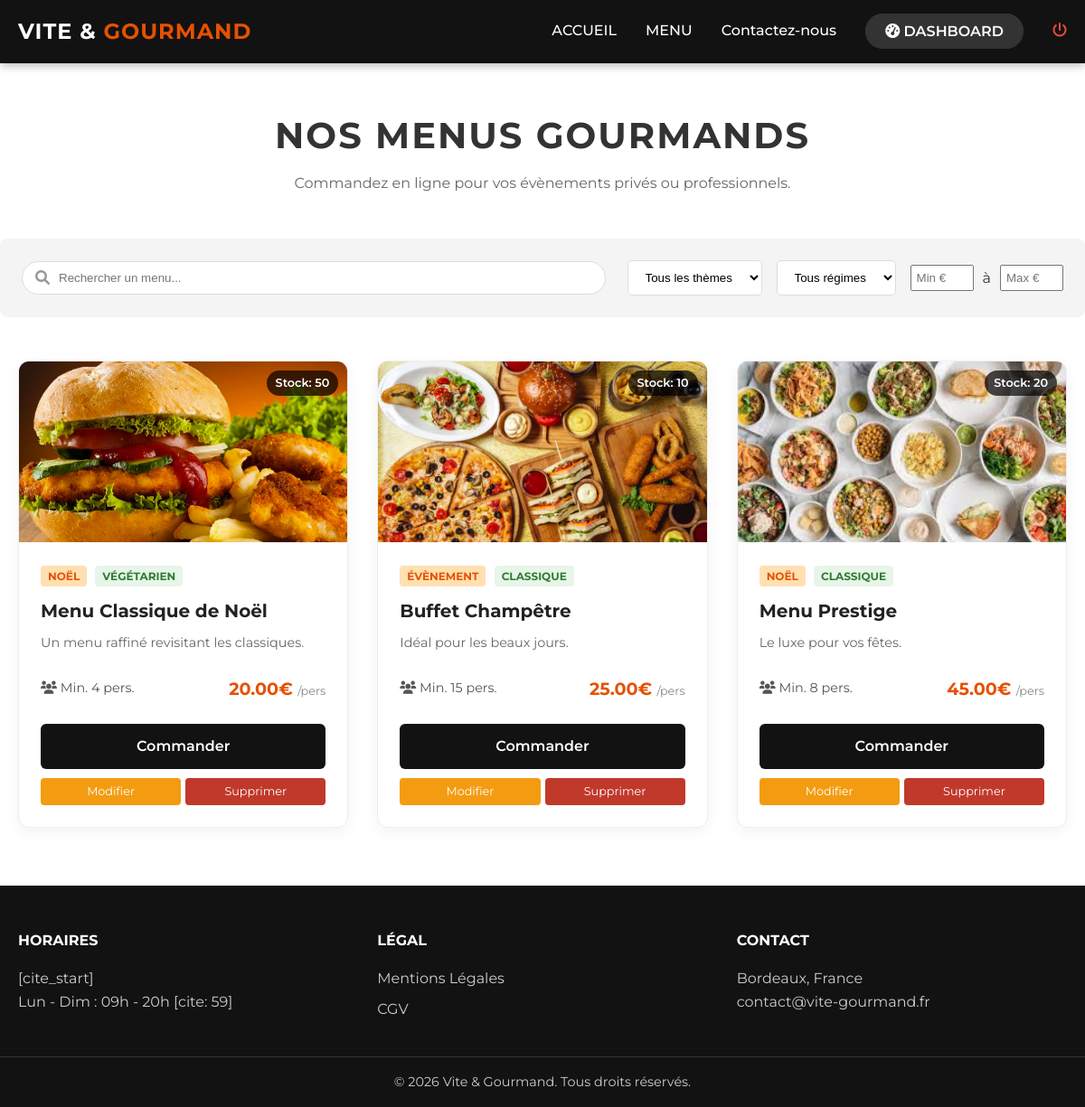
Page /app/menu.php (signed in) on the committed database.
### tables this page shows
CREATE TABLE menus (
    id INT AUTO_INCREMENT PRIMARY KEY,
    titre VARCHAR(100) NOT NULL,
    description TEXT,
    prix DECIMAL(10,2) NOT NULL,
    min_pers INT DEFAULT 4,
    stock INT DEFAULT 0,
    theme VARCHAR(50),  
    regime VARCHAR(50),  
    photo VARCHAR(255),
    delai_commande VARCHAR(100) DEFAULT '48h à l''avance',
    est_visible BOOLEAN DEFAULT TRUE
);

### app/classes/Database.php (called while the page is built)
<?php
class Database {
    private $host = 'db';
    private $dbname = 'vite_gourmand';
    private $username = 'root';
    private $password = 'root';
    public $pdo;
    public function __construct() {
        try {
            $this->pdo = new PDO("mysql:host={$this->host};dbname={$this->dbname};charset=utf8mb4", $this->username, $this->password);
            $this->pdo->setAttribute(PDO::ATTR_ERRMODE, PDO::ERRMODE_EXCEPTION);
            $this->pdo->setAttribute(PDO::ATTR_DEFAULT_FETCH_MODE, PDO::FETCH_ASSOC);
        } catch (PDOException $e) {
            die("Erreur de connexion : " . $e->getMessage());
        }
    }
    public function getPdo() {
        return $this->pdo;
    }
}

### app/config/init.php (called while the page is built, shortened)
<?php
$db = new Database();
?>

### app/classes/MenuManager.php (called while the page is built, shortened)
<?php
class MenuManager {
    private $db;
    public function __construct(Database $db) {
        $this->db = $db->getPdo();
    }
    public function getAllMenus() {
        return $this->db->query("SELECT * FROM menus WHERE est_visible = 1 ORDER BY prix ASC")->fetchAll();
    }
}

### app/menu.php (the view, shortened to what this page needs)
<?php
    require 'config/init.php';
    include 'header.php';
    $menuManager = new MenuManager($db);
    $menus = $menuManager->getAllMenus();
?>
<main class="menu-page">
    <div class="conteneur page-header">
        <h1>Nos Menus Gourmands</h1>
        <p>Commandez en ligne pour vos évènements privés ou professionnels.</p>
    </div>
    <section class="filters conteneur">
        <form id="filter-form" onsubmit="return false;">
            <div class="search-box">
                <i class="fas fa-search"></i>
                <input type="text" id="search" placeholder="Rechercher un menu...">
            </div>
            <div class="filter-options">
                <select id="filter-theme">
                    <option value="">Tous les thèmes</option>
                </select>
                <select id="filter-regime">
                    <option value="">Tous régimes</option>
                </select>
                <div class="price-range" style="display:flex; gap:10px; align-items:center;">
                    <input type="number" id="price-min" placeholder="Min €" style="width: 70px; padding: 5px;">
                    <span>à</span>
                    <input type="number" id="price-max" placeholder="Max €" style="width: 70px; padding: 5px;">
                </div>
            </div>
        </form>
    </section>
    <section class="conteneur menu-grid">
        <?php if(count($menus) > 0): ?>
            <?php foreach($menus as $menu): ?>
                <article class="menu-card"
                         data-theme="<?php echo htmlspecialchars($menu['theme']); ?>"
                         data-price="<?php echo htmlspecialchars($menu['prix']); ?>"
                         data-regime="<?php echo htmlspecialchars($menu['regime']); ?>"
                         data-title="<?php echo strtolower(htmlspecialchars($menu['titre'])); ?>">
                    <div class="card-img-wrapper">
                        <img src="<?php echo htmlspecialchars($menu['photo']); ?>" alt="<?php echo htmlspecialchars($menu['titre']); ?>">
                        <span class="badge-stock">Stock: <?php echo htmlspecialchars($menu['stock']); ?></span>
                    </div>
                    <div class="card-content">
                        <div class="card-top-info">
                            <span class="tag theme"><?php echo htmlspecialchars($menu['theme']); ?></span>
                            <span class="tag regime"><?php echo htmlspecialchars($menu['regime']); ?></span>
                        </div>
                        <h3><?php echo htmlspecialchars($menu['titre']); ?></h3>
                        <p class="description"><?php echo htmlspecialchars($menu['description']); ?></p>
                        <div class="card-details">
                            <div class="detail-item">
                                <i class="fas fa-users"></i>
                                <span>Min. <?php echo htmlspecialchars($menu['min_pers']); ?> pers.</span>
                            </div>
                            <div class="price">
                                <?php echo htmlspecialchars($menu['prix']); ?>€ <small>/pers</small>
                            </div>
                        </div>
<a href="detail-menu.php?id=<?php echo $menu['id']; ?>" class="btn-card">Commander</a>
<?php if(isset($_SESSION['role']) && ($_SESSION['role'] == 'admin' || $_SESSION['role'] == 'employe')): ?>
    <div class="admin-actions" style="margin-top: 10px; display: flex; gap: 5px;">
        <a href="admin-menu-form.php?id=<?php echo $menu['id']; ?>" class="btn-small" style="background:#f39c12; color:white; flex:1; text-align:center;">Modifier</a>
        <a href="admin-menu-delete.php?id=<?php echo $menu['id']; ?>" class="btn-small" style="background:#c0392b; color:white; flex:1; text-align:center;" onclick="return confirm('Supprimer ce menu ?');">Supprimer</a>
    </div>
<?php endif; ?>                    </div>
                </article>
            <?php endforeach; ?>
        <?php else: ?>
            <p style="text-align:center; width:100%;">Aucun menu disponible pour le moment.</p>
        <?php endif; ?>
    </section>
</main>
<?php include 'footer.php'; ?>

### app/header.php (shortened to what this page needs)
<!DOCTYPE html>
<html lang="fr">
<head>
    <link rel="stylesheet" href="https://cdnjs.cloudflare.com/ajax/libs/font-awesome/6.0.0/css/all.min.css">
    <link rel="stylesheet" href="style.css">
</head>
<body>
    <header class="en-tete-principal">
        <nav class="barre-nav conteneur">
            <div class="logo">VITE & <span class="text-orange">GOURMAND</span></div>
            <ul class="liens-nav">
    <li><a href="index.php" class="element-nav <?php echo ($nav === 'accueil') ? 'active' : ''; ?>">ACCUEIL</a></li>
    <li><a href="menu.php" class="element-nav <?php echo ($nav === 'menu') ? 'active' : ''; ?>">MENU</a></li>
    <li><a href="contact.php" class="element-nav <?php echo ($nav === 'contact') ? 'active' : ''; ?>">Contactez-nous</a></li>
    <?php if (isset($_SESSION['user_id'])): ?>
        <?php if (isset($_SESSION['role']) && ($_SESSION['role'] === 'admin' || $_SESSION['role'] === 'employe')): ?>
            <li>
                <a href="admin-dashboard.php" class="btn-login" style="background-color: #333; border-color: #333; color: white;">
                    <i class="fas fa-tachometer-alt"></i> DASHBOARD
                </a>
            </li>
        <?php endif; ?>
        <li>
            <a href="logout.php" class="element-nav" title="Se déconnecter" style="color: #e74c3c;">
                <i class="fas fa-power-off"></i>
            </a>
        </li>
    <?php else: ?>
        <li><a href="login.php" class="btn-login">CONNEXION</a></li>
    <?php endif; ?>
</ul>
        </nav>
    </header>

### app/footer.php (shortened to what this page needs)
<footer class="pied-de-page">
        <div class="conteneur grille-pied-page">
            <div class="colonne-pied-page">
                <h4>Horaires</h4>
                [cite_start]<p>Lun - Dim : 09h - 20h [cite: 59]</p>
            </div>
            <div class="colonne-pied-page">
                <h4>Légal</h4>
                <ul>
                    <li><a href="mentions.php">Mentions Légales</a></li>
                    <li><a href="cgv.php">CGV</a></li> </ul>
            </div>
            <div class="colonne-pied-page">
                <h4>Contact</h4>
                <p>Bordeaux, France</p>
                <p>contact@vite-gourmand.fr</p>
            </div>
        </div>
        <div class="bas-pied-page">
            <p>&copy; <?php echo date("Y"); ?> Vite & Gourmand. Tous droits réservés.</p>
        </div>
    </footer>
</body>
</html>

### app/style.css (style rules this page uses)
:root { --primary: #E65100; --primary-hover: #ff6d00; --dark: #121212; --light: #F9F9F9; --white: #ffffff; --shadow: 0 4px 6px rgba(0, 0, 0, 0.1); --transition: all 0.3s ease; }
* { box-sizing: border-box; margin: 0; padding: 0; }
body { font-family: 'Montserrat', sans-serif; background-color: var(--white); color: #333; line-height: 1.6; }
a { text-decoration: none; color: inherit; transition: var(--transition); }
ul { list-style: none; }
.conteneur { max-width: 1200px; margin: 0 auto; padding: 0 20px; }
.text-orange { color: var(--primary); }
.en-tete-principal { background-color: var(--dark); color: var(--white); padding: 1rem 0; position: sticky; top: 0; z-index: 1000; box-shadow: 0 2px 10px rgba(0,0,0,0.3); }
.barre-nav { display: flex; justify-content: space-between; align-items: center; }
.logo { font-size: 1.5rem; font-weight: 700; letter-spacing: 1px; }
.liens-nav { display: flex; gap: 2rem; align-items: center; }
.element-nav { font-weight: 500; position: relative; }
.element-nav::after { content: ''; display: block; width: 0; height: 2px; background: var(--primary); transition: width 0.3s; }
.btn-login { background-color: transparent; border: 2px solid var(--primary); padding: 8px 20px; border-radius: 50px; color: var(--primary); font-weight: 600; }
.pied-de-page { background-color: var(--dark); color: #ccc; padding: 3rem 0 1rem; }
.grille-pied-page { display: grid; grid-template-columns: repeat(auto-fit, minmax(200px, 1fr)); gap: 2rem; margin-bottom: 2rem; }
.colonne-pied-page h4 { color: var(--white); margin-bottom: 1rem; text-transform: uppercase; }
.colonne-pied-page ul li { margin-bottom: 0.5rem; }
.bas-pied-page { text-align: center; border-top: 1px solid #333; padding-top: 1rem; font-size: 0.9rem; }
.page-header { text-align: center; margin: 3rem 0; }
.page-header h1 { font-size: 2.5rem; margin-bottom: 0.5rem; text-transform: uppercase; letter-spacing: 2px; }
.page-header p { color: #666; }
.filters { background: #f4f4f4; padding: 1.5rem; border-radius: 8px; margin-bottom: 3rem; }
#filter-form { display: flex; flex-wrap: wrap; gap: 1.5rem; align-items: center; justify-content: space-between; }
.search-box { position: relative; flex: 1; min-width: 250px; }
.search-box input { width: 100%; padding: 10px 10px 10px 40px; border: 1px solid #ddd; border-radius: 50px; outline: none; }
.search-box i { position: absolute; left: 15px; top: 50%; transform: translateY(-50%); color: #999; }
.filter-options { display: flex; gap: 1rem; align-items: center; flex-wrap: wrap; }
select { padding: 10px 15px; border: 1px solid #ddd; border-radius: 5px; background: white; cursor: pointer; }
.menu-grid { display: grid; grid-template-columns: repeat(auto-fill, minmax(300px, 1fr)); gap: 2rem; padding-bottom: 4rem; }
.menu-card { background: white; border-radius: 12px; overflow: hidden; box-shadow: 0 5px 15px rgba(0,0,0,0.05); transition: transform 0.3s ease, box-shadow 0.3s ease; border: 1px solid #eee; display: flex; flex-direction: column; }
.card-img-wrapper { height: 200px; position: relative; overflow: hidden; }
.card-img-wrapper img { width: 100%; height: 100%; object-fit: cover; transition: transform 0.5s ease; }
.badge-stock { position: absolute; top: 10px; right: 10px; background: rgba(0,0,0,0.7); color: white; padding: 4px 10px; border-radius: 20px; font-size: 0.8rem; font-weight: 600; }
.card-content { padding: 1.5rem; display: flex; flex-direction: column; flex-grow: 1; }
.card-top-info { margin-bottom: 10px; }
.tag { font-size: 0.75rem; padding: 4px 8px; border-radius: 4px; text-transform: uppercase; font-weight: 700; margin-right: 5px; }
.tag.theme { background-color: #ffe0b2; color: #e65100; }
.tag.regime { background-color: #e8f5e9; color: #2e7d32; }
.menu-card h3 { font-size: 1.25rem; margin-bottom: 0.5rem; color: #222; }
.description { font-size: 0.9rem; color: #666; margin-bottom: 1.5rem; flex-grow: 1; }
.card-details { display: flex; justify-content: space-between; align-items: center; margin-bottom: 1.5rem; font-size: 0.9rem; color: #555; }
.price { font-size: 1.2rem; font-weight: 700; color: var(--primary); }
.price small { font-size: 0.8rem; font-weight: 400; color: #888; }
.btn-card { display: block; width: 100%; text-align: center; background-color: var(--dark); color: white; padding: 12px; border-radius: 6px; font-weight: 600; transition: background 0.3s; }
.btn-small { padding: 5px 10px; font-size: 0.8rem; background: var(--dark); color: white; border-radius: 4px; }

### rows in the picture
menus: photo (picture), stock "50", theme "NOËL", regime "VÉGÉTARIEN", titre "Menu Classique de Noël", description "Un menu raffiné revisitant les classiques.", min_pers "4", prix "20.00"
menus: photo (picture), stock "10", theme "ÉVÈNEMENT", regime "CLASSIQUE", titre "Buffet Champêtre", description "Idéal pour les beaux jours.", min_pers "15", prix "25.00"
menus: photo (picture), stock "20", theme "NOËL", regime "CLASSIQUE", titre "Menu Prestige", description "Le luxe pour vos fêtes.", min_pers "8", prix "45.00"
